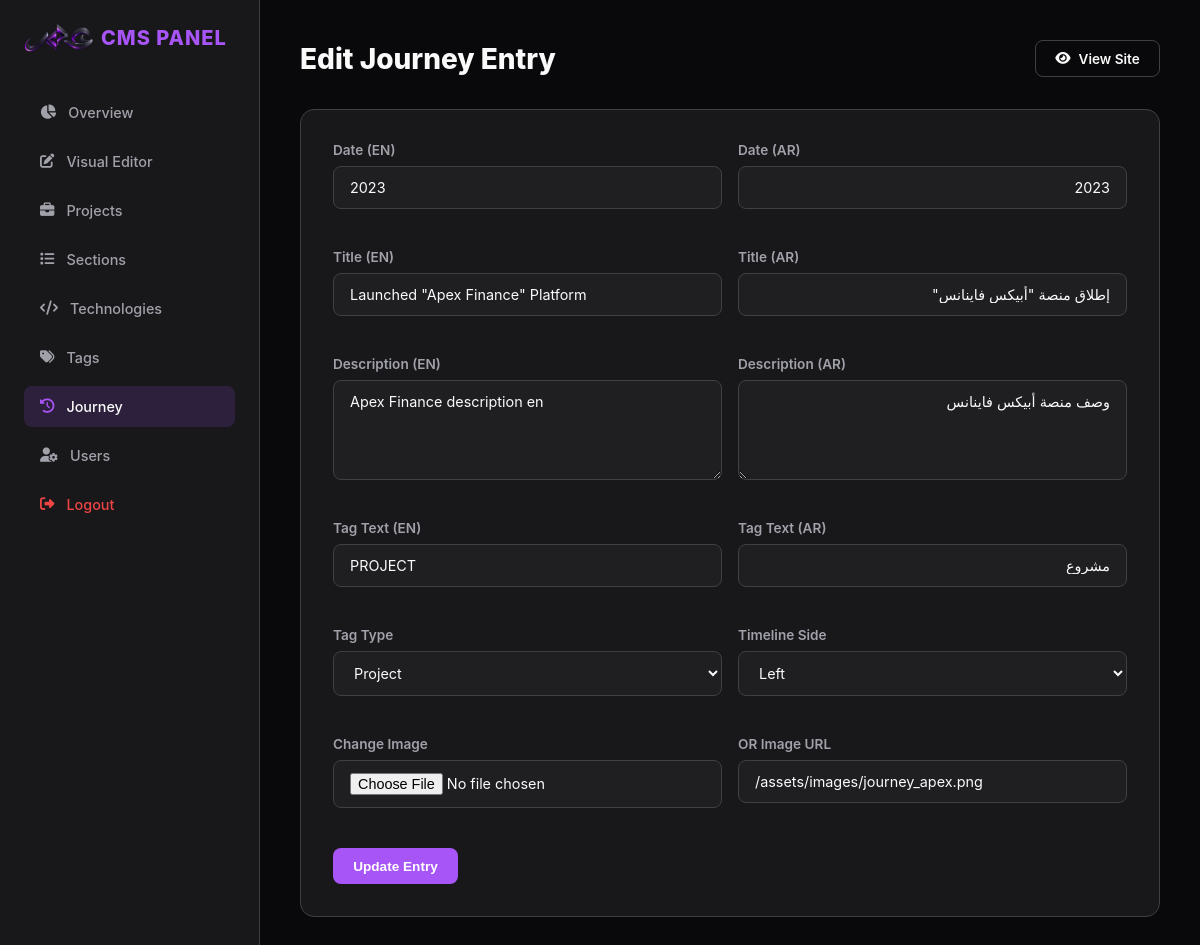
/admin/journey-edit.php?id=1 (signed in), run on the app's committed database.
### tables this page shows
CREATE TABLE `journey` (
  `id` int NOT NULL AUTO_INCREMENT,
  `date_en` varchar(255) DEFAULT NULL,
  `date_ar` varchar(255) DEFAULT NULL,
  `title_en` varchar(255) DEFAULT NULL,
  `title_ar` varchar(255) DEFAULT NULL,
  `description_en` text,
  `description_ar` text,
  `tag_en` varchar(255) DEFAULT NULL,
  `tag_ar` varchar(255) DEFAULT NULL,
  `tag_type` varchar(50) DEFAULT NULL,
  `side` enum('left','right') DEFAULT 'left',
  `image` varchar(255) DEFAULT NULL,
  `created_at` timestamp NULL DEFAULT CURRENT_TIMESTAMP,
  PRIMARY KEY (`id`)
);

### public/admin/auth.php (called while the page is built, shortened)
<?php
spl_autoload_register(function ($class) {
    $baseDir = dirname(__DIR__, 2);
    $path = $baseDir . '/' . str_replace('\\', '/', $class) . '.php';
});

### app/models/Model.php (called while the page is built, shortened)
<?php
abstract class Model
{
    protected static $db;
    public static function connect()
    {
        if (self::$db === null) {
            $host = getenv('DB_HOST') !== false ? getenv('DB_HOST') : 'localhost';
            $name = getenv('DB_NAME') !== false ? getenv('DB_NAME') : 'portfolio';
            $user = getenv('DB_USER') !== false ? getenv('DB_USER') : 'root';
            $pass = getenv('DB_PASS') !== false ? getenv('DB_PASS') : 'root';
            try {
                self::$db = new PDO("mysql:host=$host;dbname=$name;charset=utf8mb4", $user, $pass);
                self::$db->setAttribute(PDO::ATTR_ERRMODE, PDO::ERRMODE_EXCEPTION);
                self::$db->setAttribute(PDO::ATTR_DEFAULT_FETCH_MODE, PDO::FETCH_ASSOC);
                self::$db->exec("SET NAMES utf8mb4");
            } catch (PDOException $e) {
                die("Connection failed: " . $e->getMessage());
            }
        }
        return self::$db;
    }
    protected static function query($sql, $params = [])
    {
        $stmt = self::connect()->prepare($sql);
        $stmt->execute($params);
        return $stmt;
    }
}

### app/models/Journey.php (called while the page is built, shortened)
<?php
class Journey extends Model {
    public static function find($id) {
        return self::query("SELECT * FROM journey WHERE id = ? LIMIT 1", [$id])->fetch();
    }
}

### public/admin/journey-edit.php (the view, shortened to what this page needs)
<?php
require_once 'layout.php';
$id = $_GET['id'] ?? null;
$entry = Journey::find($id);
?>
        <div class="admin-card">
            <form method="POST" enctype="multipart/form-data">
                <div class="form-grid">
                    <div class="admin-form-group">
                        <label>Date (EN)</label>
                        <input type="text" name="date_en" class="admin-form-control" required value="<?= htmlspecialchars($entry['date_en']) ?>">
                    </div>
                    <div class="admin-form-group">
                        <label>Date (AR)</label>
                        <input type="text" name="date_ar" class="admin-form-control" required dir="rtl" value="<?= htmlspecialchars($entry['date_ar']) ?>">
                    </div>
                    <div class="admin-form-group">
                        <label>Title (EN)</label>
                        <input type="text" name="title_en" class="admin-form-control" required value="<?= htmlspecialchars($entry['title_en']) ?>">
                    </div>
                    <div class="admin-form-group">
                        <label>Title (AR)</label>
                        <input type="text" name="title_ar" class="admin-form-control" required dir="rtl" value="<?= htmlspecialchars($entry['title_ar']) ?>">
                    </div>
                    <div class="admin-form-group">
                        <label>Description (EN)</label>
                        <textarea name="description_en" class="admin-form-control"><?= htmlspecialchars($entry['description_en']) ?></textarea>
                    </div>
                    <div class="admin-form-group">
                        <label>Description (AR)</label>
                        <textarea name="description_ar" class="admin-form-control" dir="rtl"><?= htmlspecialchars($entry['description_ar']) ?></textarea>
                    </div>
                    <div class="admin-form-group">
                        <label>Tag Text (EN)</label>
                        <input type="text" name="tag_en" class="admin-form-control" value="<?= htmlspecialchars($entry['tag_en']) ?>">
                    </div>
                    <div class="admin-form-group">
                        <label>Tag Text (AR)</label>
                        <input type="text" name="tag_ar" class="admin-form-control" dir="rtl" value="<?= htmlspecialchars($entry['tag_ar']) ?>">
                    </div>
                    <div class="admin-form-group">
                        <label>Tag Type</label>
                        <select name="tag_type" class="admin-form-control">
                            <option value="project" <?= $entry['tag_type'] === 'project' ? 'selected' : '' ?>>Project</option>
                        </select>
                    </div>
                    <div class="admin-form-group">
                        <label>Timeline Side</label>
                        <select name="side" class="admin-form-control">
                            <option value="left" <?= $entry['side'] === 'left' ? 'selected' : '' ?>>Left</option>
                        </select>
                    </div>
                    <div class="admin-form-group">
                        <label>Change Image</label>
                        <input type="file" name="image_file" class="admin-form-control" accept="image/*">
                    </div>
                    <div class="admin-form-group">
                        <label>OR Image URL</label>
                        <input type="text" name="image_url" class="admin-form-control" value="<?= htmlspecialchars($entry['image']) ?>">
                    </div>
                </div>
                <button type="submit" name="update_journey" class="admin-btn admin-btn-primary" style="margin-top:1rem">Update Entry</button>
            </form>
    </div>

### public/assets/css/admin.css (style rules this page uses)
:root { --admin-bg: #09090b; --admin-surface: #18181b; --admin-surface-card: #27272a; --admin-primary: #a855f7; --admin-primary-hover: #c084fc; --admin-text: #fafafa; --admin-text-muted: #a1a1aa; --admin-border: #3f3f46; --admin-danger: #ef4444; --admin-success: #22c55e; --admin-warning: #f59e0b; }
body.admin-body { background: var(--admin-bg); font-family: 'Inter', system-ui, -apple-system, sans-serif; color: var(--admin-text); margin: 0; padding: 0; display: flex; min-height: 100vh; }
.admin-card { background: var(--admin-surface); border: 1px solid var(--admin-border); border-radius: 14px; padding: 2rem; margin-bottom: 2rem; }
.admin-form-group { display: flex; flex-direction: column; gap: 0.5rem; margin-bottom: 1.5rem; }
.admin-form-group label { font-size: 0.85rem; font-weight: 600; color: var(--admin-text-muted); }
.form-grid { display: grid; grid-template-columns: 1fr 1fr; gap: 1.25rem; }
.admin-form-control { width: 100%; box-sizing: border-box; max-width: 100%; background: rgba(255, 255, 255, 0.03); border: 1px solid var(--admin-border); color: var(--admin-text); padding: 0.75rem 1rem; border-radius: 8px; outline: none; font-size: 0.9rem; font-family: inherit; transition: border-color 0.2s ease; }
textarea.admin-form-control { resize: vertical; min-height: 100px; width: 100%; box-sizing: border-box; }
.admin-btn { display: inline-flex; align-items: center; justify-content: center; gap: 0.5rem; padding: 0.6rem 1.2rem; font-size: 0.85rem; font-weight: 600; border-radius: 8px; border: 1px solid transparent; cursor: pointer; text-decoration: none; transition: all 0.2s ease; }
.admin-btn-primary { background: var(--admin-primary); color: #fff; }

### public/admin/journey-edit.php (style rules this page uses)
.form-grid { display: grid; grid-template-columns: 1fr 1fr; gap: 1rem; }

### data on the page
journey: date_en "2023", date_ar "2023", title_en "Launched \"Apex Finance\" Platform", title_ar "إطلاق منصة \"أبيكس فاينانس\"", description_en "Apex Finance description en", description_ar "وصف منصة أبيكس فاينانس", tag_en "PROJECT", tag_ar "مشروع", tag_type "Project", side "Left", image_url "/assets/images/journey_apex.png"

### other printed values
$title "Edit Journey Entry"
